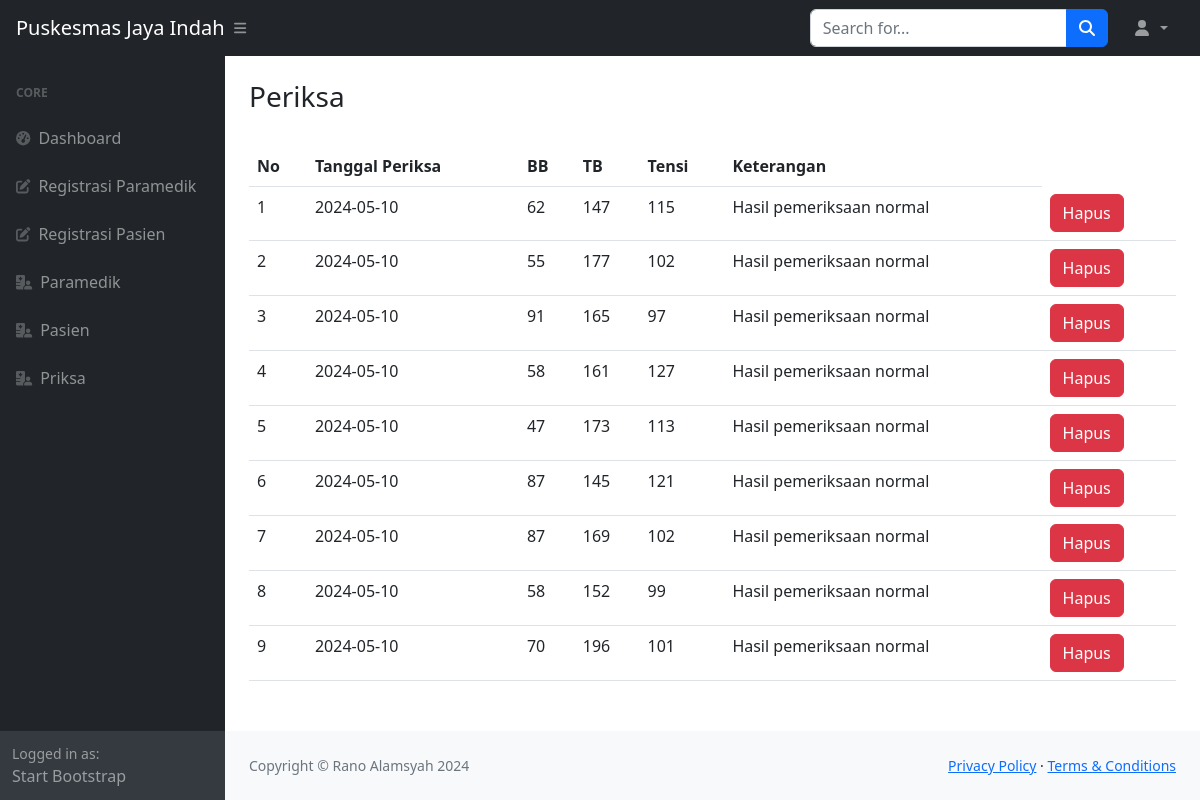
Screenshot of /Projek1/periksa.php with the database file from the repository.
### tables this page shows
CREATE TABLE `pasien` (
  `id` int(11) NOT NULL,
  `nama` varchar(45) NOT NULL,
  `kode` varchar(45) DEFAULT NULL,
  `tmp_lahir` varchar(30) DEFAULT NULL,
  `tgl_lahir` date DEFAULT NULL,
  `gender` char(1) DEFAULT NULL,
  `email` varchar(50) DEFAULT NULL,
  `alamat` varchar(100) DEFAULT NULL,
  `kelurahan_id` int(11) DEFAULT NULL
);

### Projek1/periksa.php (the view, shortened to what this page needs)
<?php
include_once('top.php');
include_once('menu.php');
include_once('koneksi.php');
$tanggal_periksa = date('Y-m-d');
$query = "SELECT * FROM pasien";
$periksas = $dbh->query($query);
$id = 1;
?>
<div class="container-fluid px-4">
    <div class="d-flex mt-4">
        <h3 class="me-auto">Periksa</h3>
    </div>
    <table class="table mt-4">
        <tr>
            <th>No</th>
            <th>Tanggal Periksa</th>
            <th>BB</th>
            <th>TB</th>
            <th>Tensi</th>
            <th>Keterangan</th>
        </tr>
        <?php
        foreach ($periksas as $per) :
            $berat_badan = rand(40, 100);
            $tinggi_badan = rand(140, 200);
            $tensi = rand(90, 140);
            $keterangan = "Hasil pemeriksaan normal";
        ?>
        <tr>
            <td><?= $id++; ?></td>
            <td><?= $tanggal_periksa ?></td>
            <td><?= $berat_badan ?></td>
            <td><?= $tinggi_badan ?></td>
            <td><?= $tensi ?></td>
            <td><?= $keterangan ?></td>
            <td>
                <a href="pasien_delete.php?id=<?= $per['id'] ?>" class="btn btn-danger">Hapus</a>
            </td>
        </tr>
        <?php endforeach ?>
    </table>
</div>
<?php
include_once('bottom.php');
?>

### rows the page displays
pasien: keterangan "Hasil pemeriksaan normal"
pasien: keterangan "Hasil pemeriksaan normal"
pasien: keterangan "Hasil pemeriksaan normal"
pasien: keterangan "Hasil pemeriksaan normal"
pasien: keterangan "Hasil pemeriksaan normal"
pasien: keterangan "Hasil pemeriksaan normal"
pasien: keterangan "Hasil pemeriksaan normal"
pasien: keterangan "Hasil pemeriksaan normal"
pasien: keterangan "Hasil pemeriksaan normal"
